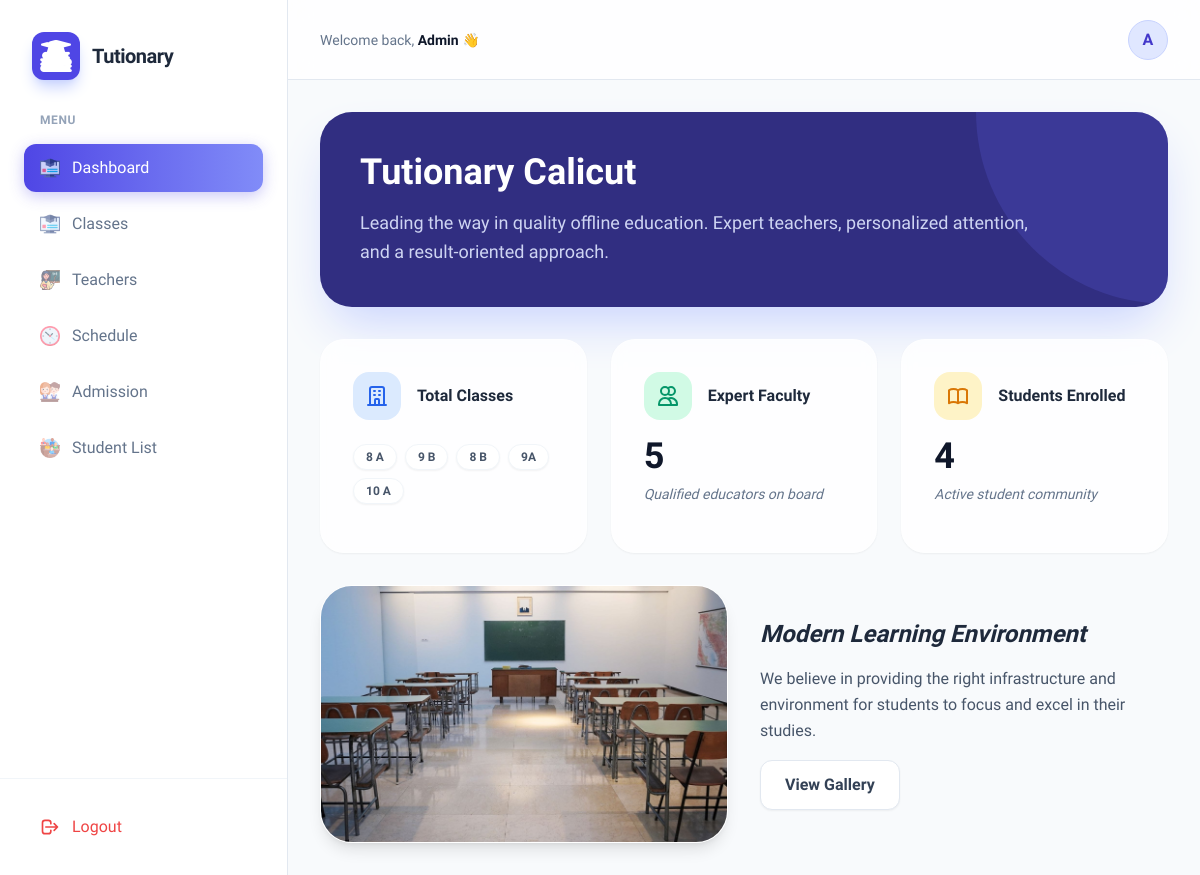
The app's page /index/ with its own data.
### stdapp/models.py (models this page shows, shortened)
class Class(models.Model):
    name=models.CharField(max_length=250)
    description=models.TextField()
    fees=models.IntegerField()

### stdapp/views.py (the view)
# urls.py: path('index/', views.index, name='index'),
def index(request):
    teacher_count = Teacher.objects.count()
    student = Student.objects.count()
    classes = Class.objects.all()
    context = {
        'teacher_count': teacher_count,
        'student': student,
        'classes': classes
    }
    return render(request, 'index.html',context)

### templates/index.html (shortened to what this page needs)
{% load static %}
<!DOCTYPE html>
<html lang="en">
<head>
    <script src="https://cdn.tailwindcss.com"></script>
</head>
<body class="bg-slate-50 text-slate-900">
    <div class="flex h-screen overflow-hidden">
        <aside id="sidebar" class="fixed inset-y-0 left-0 z-50 w-72 bg-white border-r border-slate-200 transform -translate-x-full lg:translate-x-0 transition-transform duration-300 ease-in-out lg:static lg:inset-0">
            <div class="flex flex-col h-full">
                <div class="p-8">
                    <div class="flex items-center gap-3">
                        <div class="p-2 bg-indigo-600 rounded-xl shadow-lg shadow-indigo-200">
                            <img src="{% static 'image/education.png' %}" class="w-8 h-8 brightness-0 invert" alt="Logo">
                        </div>
                        <h2 class="text-xl font-bold tracking-tight text-slate-800">Tutionary</h2>
                    </div>
                </div>
                <nav class="flex-1 px-6 space-y-2 overflow-y-auto">
                    <p class="text-xs font-semibold text-slate-400 uppercase tracking-wider mb-4 px-4">Menu</p>
                    <a href="{% url 'index' %}" class="flex items-center gap-3 px-4 py-3 rounded-xl sidebar-item-active font-medium">
                        <img src="{% static 'image/online-course.png' %}" class="w-5 h-5 opacity-80" alt=""> Dashboard
                    </a>
                    <a href="{% url 'addcourse' %}" class="flex items-center gap-3 px-4 py-3 text-slate-500 hover:bg-slate-50 hover:text-indigo-600 rounded-xl transition-all duration-200">
                        <img src="{% static 'image/online-course.png' %}" class="w-5 h-5 opacity-60" alt=""> Classes
                    </a>
                    <a href="{% url 'addteacher' %}" class="flex items-center gap-3 px-4 py-3 text-slate-500 hover:bg-slate-50 hover:text-indigo-600 rounded-xl transition-all duration-200">
                        <img src="{% static 'image/female.png' %}" class="w-5 h-5 opacity-60" alt=""> Teachers
                    </a>
                    <a href="{% url 'addtime' %}" class="flex items-center gap-3 px-4 py-3 text-slate-500 hover:bg-slate-50 hover:text-indigo-600 rounded-xl transition-all duration-200">
                        <img src="{% static 'image/clock.png' %}" class="w-5 h-5 opacity-60" alt=""> Schedule
                    </a>
                    <a href="{% url 'addstudent' %}" class="flex items-center gap-3 px-4 py-3 text-slate-500 hover:bg-slate-50 hover:text-indigo-600 rounded-xl transition-all duration-200">
                        <img src="{% static 'image/students.png' %}" class="w-5 h-5 opacity-60" alt=""> Admission
                    </a>
                    <a href="{% url 'studentlist' %}" class="flex items-center gap-3 px-4 py-3 text-slate-500 hover:bg-slate-50 hover:text-indigo-600 rounded-xl transition-all duration-200">
                        <img src="{% static 'image/audience.png' %}" class="w-5 h-5 opacity-60" alt=""> Student List
                    </a>
                </nav>
                <div class="p-6 border-t border-slate-100">
                    <a href="{% url 'logout' %}" class="flex items-center gap-3 px-4 py-3 text-red-500 hover:bg-red-50 rounded-xl transition-all">
                        <svg class="w-5 h-5" fill="none" stroke="currentColor" viewBox="0 0 24 24"><path stroke-linecap="round" stroke-linejoin="round" stroke-width="2" d="M17 16l4-4m0 0l-4-4m4 4H7m6 4v1a3 3 0 01-3 3H6a3 3 0 01-3-3V7a3 3 0 013-3h4a3 3 0 013 3v1"></path></svg>
                        <span class="font-medium">Logout</span>
                    </a>
                </div>
            </div>
        </aside>
        <div class="flex-1 flex flex-col min-w-0 bg-slate-50 overflow-hidden">
            <header class="h-20 bg-white/80 backdrop-blur-md border-b border-slate-200 flex items-center justify-between px-6 lg:px-8 z-10 sticky top-0">
                <div class="flex items-center">
                    <div class="hidden lg:block">
                        <h1 class="text-sm font-medium text-slate-500">Welcome back, <span class="text-slate-900 font-bold">Admin 👋</span></h1>
                    </div>
                </div>
                <div class="flex items-center gap-4">
                    <div class="w-10 h-10 rounded-full bg-indigo-100 flex items-center justify-center text-indigo-700 font-bold border border-indigo-200">
                        A
                    </div>
                </div>
            </header>
            <main class="flex-1 overflow-y-auto p-8">
                <div class="max-w-7xl mx-auto space-y-8">
                    <div class="relative overflow-hidden rounded-[2rem] bg-indigo-900 p-10 text-white shadow-2xl shadow-indigo-200">
                        <div class="relative z-10 max-w-2xl">
                            <h2 class="text-3xl md:text-4xl font-extrabold mb-4">Tutionary Calicut</h2>
                            <p class="text-indigo-100 text-lg leading-relaxed opacity-90">
                                Leading the way in quality offline education. Expert teachers,
                                personalized attention, and a result-oriented approach.
                            </p>
                        </div>
                        <div class="absolute top-0 right-0 -translate-y-1/2 translate-x-1/2 w-96 h-96 bg-indigo-500/20 rounded-full"></div>
                    </div>
                    <div class="grid grid-cols-1 md:grid-cols-3 gap-6">
                        <div class="glass-card p-8 rounded-3xl shadow-sm hover:shadow-xl hover:-translate-y-1 transition-all duration-300">
                            <div class="flex items-center gap-4 mb-6">
                                <div class="p-3 bg-blue-100 rounded-2xl text-blue-600">
                                    <svg class="w-6 h-6" fill="none" stroke="currentColor" viewBox="0 0 24 24"><path stroke-linecap="round" stroke-linejoin="round" stroke-width="2" d="M19 21V5a2 2 0 00-2-2H7a2 2 0 00-2 2v16m14 0h2m-2 0h-5m-9 0H3m2 0h5M9 7h1m-1 4h1m4-4h1m-1 4h1m-5 10v-5a1 1 0 011-1h2a1 1 0 011 1v5m-4 0h4"></path></svg>
                                </div>
                                <h3 class="font-bold text-slate-800">Total Classes</h3>
                            </div>
                            <div class="flex flex-wrap gap-2 mb-4">
                                {% for cls in classes %}
                                <span class="px-3 py-1 bg-white border border-slate-100 rounded-full text-xs font-semibold text-slate-600 shadow-sm">{{ cls.name }}</span>
                                {% endfor %}
                            </div>
                        </div>
                        <div class="glass-card p-8 rounded-3xl shadow-sm hover:shadow-xl hover:-translate-y-1 transition-all duration-300">
                            <div class="flex items-center gap-4 mb-4">
                                <div class="p-3 bg-emerald-100 rounded-2xl text-emerald-600">
                                    <svg class="w-6 h-6" fill="none" stroke="currentColor" viewBox="0 0 24 24"><path stroke-linecap="round" stroke-linejoin="round" stroke-width="2" d="M12 4.354a4 4 0 110 5.292M15 21H3v-1a6 6 0 0112 0v1zm0 0h6v-1a6 6 0 00-9-5.197M13 7a4 4 0 11-8 0 4 4 0 018 0z"></path></svg>
                                </div>
                                <h3 class="font-bold text-slate-800">Expert Faculty</h3>
                            </div>
                            <p class="text-4xl font-black text-slate-900">{{ teacher_count }}</p>
                            <p class="text-sm text-slate-500 mt-2 italic">Qualified educators on board</p>
                        </div>
                        <div class="glass-card p-8 rounded-3xl shadow-sm hover:shadow-xl hover:-translate-y-1 transition-all duration-300">
                            <div class="flex items-center gap-4 mb-4">
                                <div class="p-3 bg-amber-100 rounded-2xl text-amber-600">
                                </div>
                                <h3 class="font-bold text-slate-800">Students Enrolled</h3>
                            </div>
                            <p class="text-4xl font-black text-slate-900">{{ student }}</p>
                            <p class="text-sm text-slate-500 mt-2 italic">Active student community</p>
                        </div>
                    </div>
                    <div class="grid grid-cols-1 md:grid-cols-2 gap-8">
                        <div class="rounded-[2rem] overflow-hidden shadow-lg border border-white">
                            <img src="{% static 'image/empty-classroom.jpg' %}" class="w-full h-64 object-cover" alt="Classroom">
                        </div>
                        <div class="flex flex-col justify-center space-y-4">
                            <h3 class="text-2xl font-bold text-slate-800 italic">Modern Learning Environment</h3>
                            <p class="text-slate-600 leading-relaxed">
                                We believe in providing the right infrastructure and environment for students to focus and excel in their studies.
                            </p>
                            <div class="flex gap-4">
                                <button class="px-6 py-3 bg-white border border-slate-200 rounded-xl font-bold text-slate-700 shadow-sm hover:bg-slate-50">View Gallery</button>
                            </div>
                        </div>
                    </div>
                </div>
            </main>
        </div>
    </div>
</body>
</html>

### templates/index.html (style rules this page uses)
body { font-family: 'Plus Jakarta Sans', sans-serif; }
.glass-card { background: rgba(255, 255, 255, 0.8); backdrop-filter: blur(10px); border: 1px solid rgba(255, 255, 255, 0.3); }
.sidebar-item-active { background: linear-gradient(90deg, #4f46e5 0%, #818cf8 100%); color: white; box-shadow: 0 4px 15px rgba(79, 70, 229, 0.3); }

### records on screen
Class: name "8 A"
Class: name "9 B"
Class: name "8 B"
Class: name "9A"
Class: name "10 A"

### other values on screen
{{ teacher_count }} "5"
{{ student }} "4"
